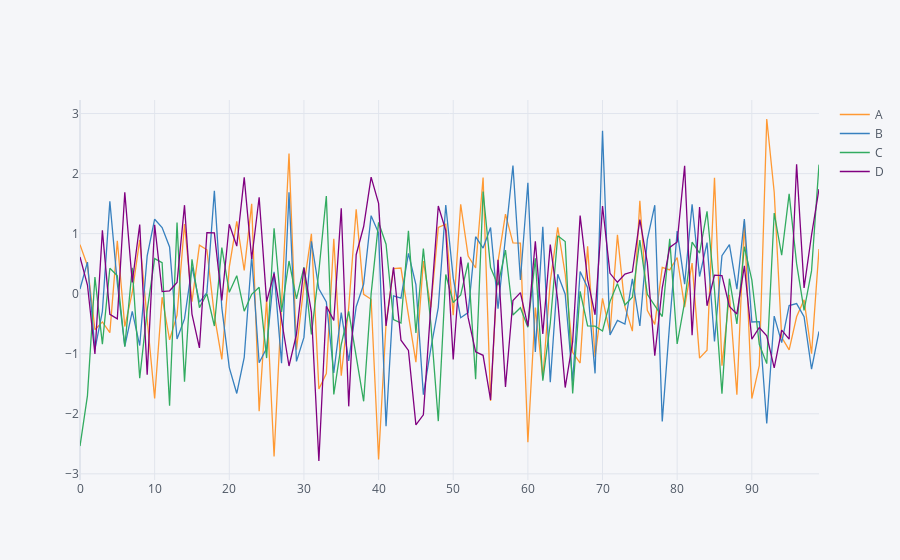

Notebook code cell kept with this figure:
### Code cell
configure_plotly_browser_state()
init_notebook_mode(connected=True)

df.iplot()
